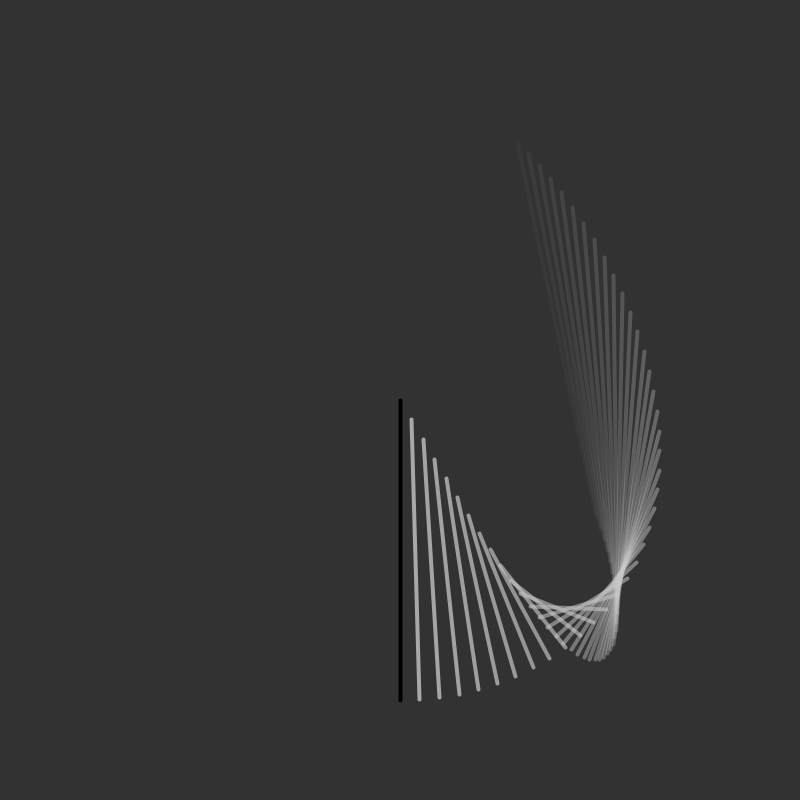
Frame 1 (no input)
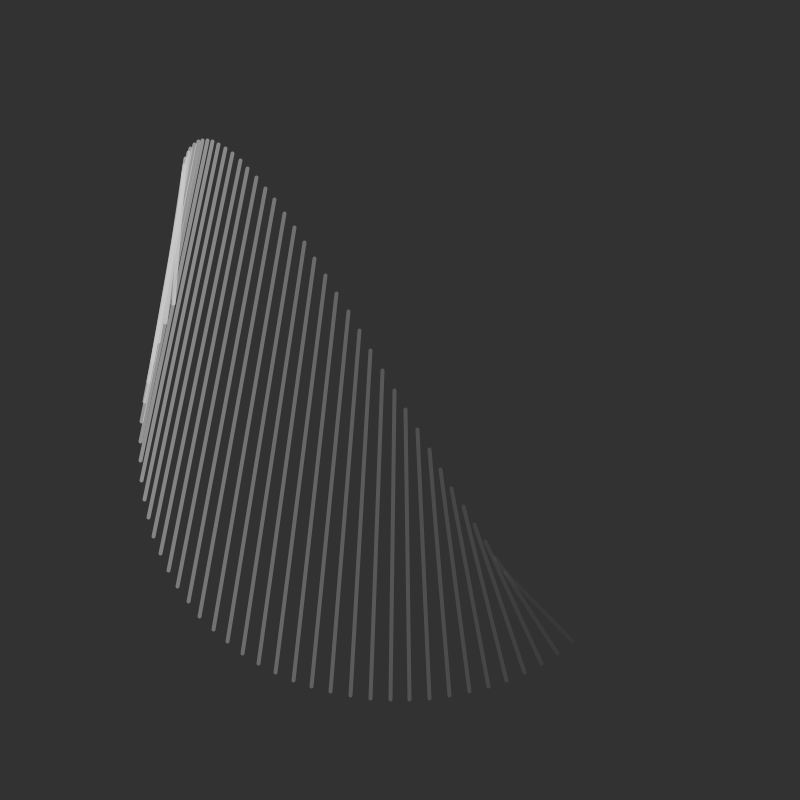
Frame 60 (the mouse pressed at the canvas centre just before this capture)
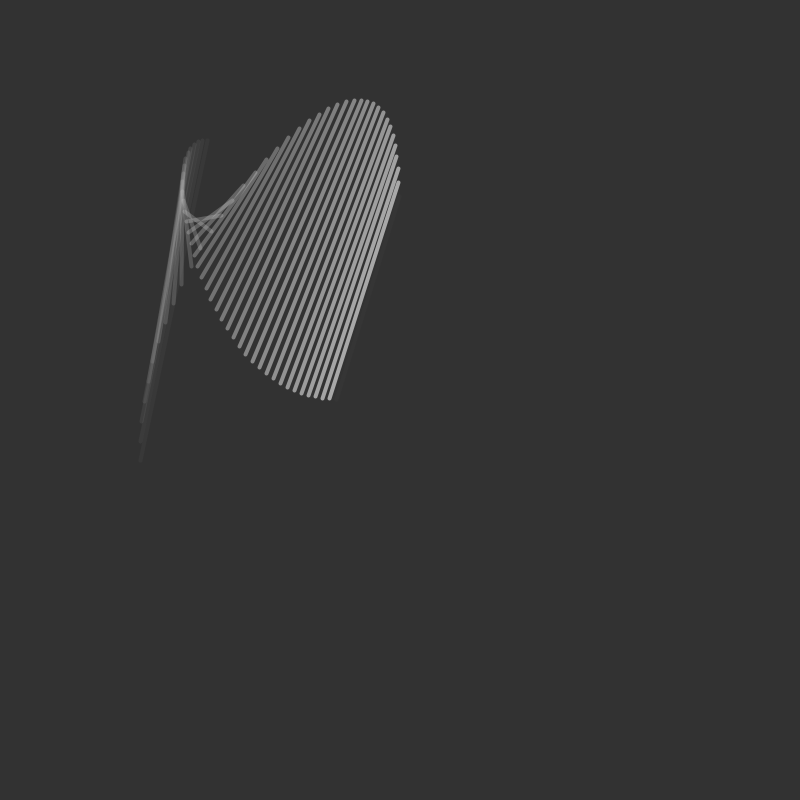
Frame 120 (the mouse held since frame 60 and released just before this capture)

The Processing sketch that drew these frames (run headless with seeded random() and noise(); from frame 60 on, the mouse is pressed at the canvas centre):

// Processing sketch: Parametric_Lines
// ── Parametric_Lines.pde
private static final int LINES = 40;
private static final float INCREMENT = 0.5;
private static final int WINDOW_SIZE = 800;
private static final int STROKE = 200;

float t;

void settings() {
  size(WINDOW_SIZE, WINDOW_SIZE);
  t = 0;
}

void setup() {
  frameRate(60);
}

void draw() {
  background(50);
  strokeWeight(4);
  translate(WINDOW_SIZE / 2, WINDOW_SIZE / 2);
  for(int line = 0; line < LINES; line++) {
     line(x1(t + line),  x2(t + line), x2(t + line),  y2(t + line));
     stroke(STROKE, STROKE - (line * ((float) STROKE)/LINES));
  }
  t -= INCREMENT;
}

float x1(float t) {
  return sin(t / 30) * 150 + sin(t / 15) * 100;
}

float y1(float t) {
  return cos(t / 15) * 150 + cos(t / 15) * 200;
}

float x2(float t) {
  return sin(t / 10) * 100 + sin(t / 20) * 200;
}

float y2(float t) {
  return cos(t / 15) * 100 + cos(t / 15) * 200;
}
